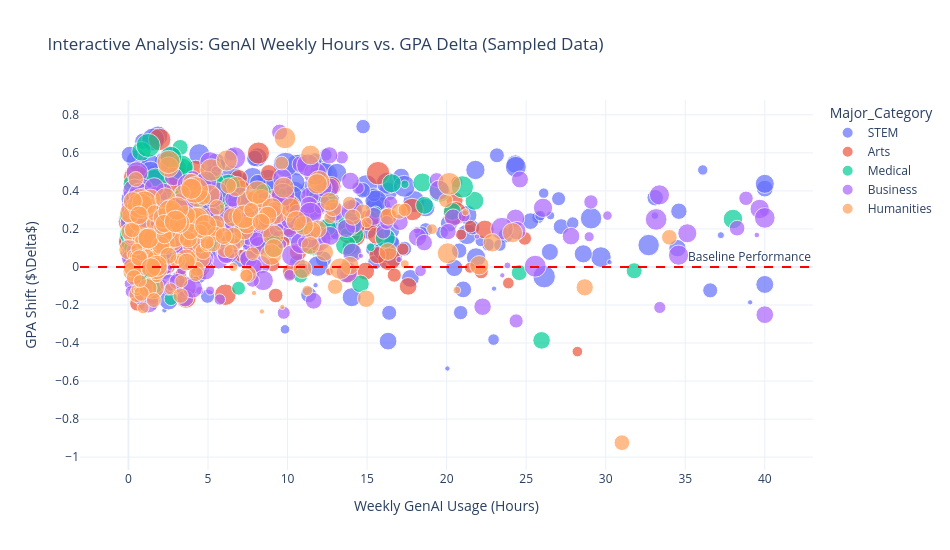

Source (notebook cell):
### Code cell
# Sample 1,000 records for the interactive scatter plot to optimize performance in web browsers
df_sample = df.sample(n=min(1000, len(df)), random_state=42)

fig = px.scatter(
    df_sample,
    x='Weekly_GenAI_Hours',
    y='GPA_Delta',
    color='Major_Category',
    size='Traditional_Study_Hours',
    hover_data=['Prompt_Engineering_Skill', 'Burnout_Risk_Level'],
    title='Interactive Analysis: GenAI Weekly Hours vs. GPA Delta (Sampled Data)',
    # Fixed using a raw string (r'...') to safely render the LaTeX Delta symbol
    labels={'Weekly_GenAI_Hours': 'Weekly GenAI Usage (Hours)', 'GPA_Delta': r'GPA Shift ($\Delta$)'},
    opacity=0.7
)

# Customizing the layout line
fig.add_hline(y=0, line_dash="dash", line_color="red", annotation_text="Baseline Performance")
fig.update_layout(width=950, height=550)
plt.savefig("AI_Impact_on_GPA.png", dpi=300)
fig.show()

### Figure 1 — Plotly figure (JSON) as saved in the notebook; plotly's stock layout.template omitted (floating-point values rounded to 4 significant figures; data arrays with more than 128 entries replaced by an {"elided": "..."} marker saying what was removed)
{"data": [{"customdata": {"elided": "308x2 str values"}, "hovertemplate": "Major_Category=STEM<br>Weekly GenAI Usage (Hours)=%{x}<br>GPA Shift ($\\Delta$)=%{y}<br>Traditional_Study_Hours=%{marker.size}<br>Prompt_Engineering_Skill=%{customdata[0]}<br>Burnout_Risk_Level=%{customdata[1]}<extra></extra>", "legendgroup": "STEM", "marker": {"color": "#636efa", "opacity": 0.7, "size": {"elided": "308 float values"}, "sizemode": "area", "sizeref": 0.0706, "symbol": "circle"}, "mode": "markers", "name": "STEM", "orientation": "v", "showlegend": true, "type": "scatter", "x": {"elided": "308 float values"}, "xaxis": "x", "y": {"elided": "308 float values"}, "yaxis": "y"}, {"customdata": {"elided": "125x2 str values"}, "hovertemplate": "Major_Category=Arts<br>Weekly GenAI Usage (Hours)=%{x}<br>GPA Shift ($\\Delta$)=%{y}<br>Traditional_Study_Hours=%{marker.size}<br>Prompt_Engineering_Skill=%{customdata[0]}<br>Burnout_Risk_Level=%{customdata[1]}<extra></extra>", "legendgroup": "Arts", "marker": {"color": "#EF553B", "opacity": 0.7, "size": [11.68, 13.68, 9.99, 12.14, 13.8, 18.94, 5.59, 7.13, 12.8, 4.27, 4.32, 11.73, 8.86, 9.53, 10.66, 18.41, 4.39, 15.71, 5.37, 6.25, 6.06, 21.81, 13.92, 11.9, 14.24, 19.98, 10.34, 4.37, 2.24, 14.99, 12.7, 11.03, 7.33, 12.66, 18.53, 19.52, 11.01, 12.4, 17.12, 6.28, 9.43, 17.78, 5.7, 1.52, 4.56, 7.17, 18.37, 1.61, 5.78, 20.88, 16.41, 16.65, 10.46, 10.04, 12.03, 2.79, 13.74, 3.71, 10.39, 4.83, 10.97, 17.61, 7.26, 22.66, 13.67, 1.0, 6.75, 4.81, 17.36, 7.07, 15.86, 6.95, 15.59, 11.33, 13.43, 15.45, 8.46, 7.54, 6.99, 12.8, 4.04, 10.82, 12.2, 13.61, 12.48, 10.98, 18.14, 17.89, 15.44, 24.82, 21.67, 20.66, 10.4, 3.63, 5.88, 17.32, 11.81, 21.92, 10.62, 11.54, 18.74, 12.8, 5.08, 23.05, 12.22, 16.28, 5.72, 3.8, 10.41, 3.96, 14.73, 12.65, 9.59, 16.0, 10.37, 6.63, 16.22, 20.12, 8.66, 8.99, 8.92, 11.71, 10.56, 16.9, 6.52], "sizemode": "area", "sizeref": 0.0706, "symbol": "circle"}, "mode": "markers", "name": "Arts", "orientation": "v", "showlegend": true, "type": "scatter", "x": [3.08, 14.28, 6.02, 13.87, 0.32, 1.0, 1.53, 22.17, 4.51, 4.85, 3.29, 5.95, 10.18, 1.9, 5.43, 4.57, 20.9, 4.47, 17.25, 7.11, 8.94, 0.13, 4.61, 4.22, 3.06, 0.93, 4.83, 21.47, 12.63, 3.61, 7.55, 17.58, 4.52, 2.09, 16.4, 15.69, 0.28, 5.9, 6.76, 0.56, 4.22, 17.83, 21.5, 2.99, 11.91, 4.11, 13.9, 4.23, 5.09, 4.74, 6.09, 2.06, 6.94, 1.46, 0.9, 3.27, 2.41, 3.08, 15.65, 20.63, 2.21, 1.49, 0.9, 0.48, 1.28, 4.15, 2.51, 23.88, 8.17, 16.71, 0.03, 2.46, 15.07, 14.91, 2.12, 8.67, 0.56, 9.25, 9.06, 8.09, 7.08, 10.1, 1.07, 12.75, 22.4, 14.3, 4.08, 1.96, 8.43, 4.4, 4.01, 1.85, 15.56, 4.34, 1.79, 9.98, 16.34, 3.15, 10.24, 5.07, 4.71, 5.01, 9.77, 2.36, 1.31, 10.04, 3.7, 7.92, 20.5, 28.22, 2.67, 1.04, 8.82, 7.06, 7.92, 24.91, 9.06, 20.53, 0.09, 0.41, 7.11, 3.82, 10.66, 1.83, 0.49], "xaxis": "x", "y": [0.521, 0.161, 0.347, -0.037, 0.038, 0.366, -0.164, -0.025, -0.004, 0.348, -0.034, 0.186, -0.025, 0.262, 0.328, 0.304, 0.17, 0.072, 0.094, 0.057, 0.209, 0.24, 0.127, 0.513, 0.237, 0.324, 0.253, -0.004, -0.025, -0.163, 0.176, -0.102, -0.003, 0.146, 0.04, 0.493, 0.085, 0.188, 0.308, -0.063, 0.235, 0.302, 0.212, -0.121, 0.293, 0.204, 0.18, -0.064, 0.177, 0.338, -0.146, 0.141, 0.467, -0.057, 0.286, 0.128, 0.212, 0.085, 0.062, 0.446, 0.173, 0.329, 0.192, 0.47, 0.285, -0.128, 0.001, -0.085, 0.599, -0.043, 0.133, 0.179, 0.245, -0.022, 0.384, 0.34, -0.192, -0.15, 0.012, 0.101, 0.225, 0.295, 0.324, 0.424, 0.197, 0.211, 0.134, 0.67, 0.208, 0.226, 0.383, 0.282, 0.166, 0.258, 0.158, 0.22, 0.261, 0.237, 0.33, 0.236, 0.432, 0.288, 0.13, 0.347, 0.038, 0.326, 0.329, -0.038, 0.351, -0.445, 0.421, 0.041, 0.495, 0.337, 0.291, 0.15, 0.35, 0.282, 0.091, 0.149, 0.416, 0.445, 0.078, 0.265, 0.211], "yaxis": "y"}, {"customdata": {"elided": "119x2 str values"}, "hovertemplate": "Major_Category=Medical<br>Weekly GenAI Usage (Hours)=%{x}<br>GPA Shift ($\\Delta$)=%{y}<br>Traditional_Study_Hours=%{marker.size}<br>Prompt_Engineering_Skill=%{customdata[0]}<br>Burnout_Risk_Level=%{customdata[1]}<extra></extra>", "legendgroup": "Medical", "marker": {"color": "#00cc96", "opacity": 0.7, "size": [1.0, 9.16, 10.18, 16.42, 10.76, 13.53, 5.97, 4.35, 12.91, 10.87, 10.51, 9.09, 11.55, 15.79, 11.61, 13.91, 9.41, 20.87, 12.63, 13.29, 6.83, 4.71, 18.54, 10.29, 10.16, 17.27, 1.71, 8.18, 24.61, 7.05, 1.04, 9.59, 14.29, 2.51, 15.95, 7.36, 13.04, 10.66, 9.06, 19.21, 15.45, 12.87, 5.16, 20.23, 12.72, 21.21, 13.78, 12.62, 8.54, 10.06, 18.09, 15.02, 16.13, 28.24, 17.47, 17.95, 14.0, 15.51, 22.06, 13.92, 7.17, 14.38, 13.97, 13.58, 16.24, 19.59, 1.1, 10.76, 15.08, 10.69, 5.23, 14.73, 11.29, 8.03, 11.97, 8.31, 11.29, 16.5, 15.56, 11.83, 6.63, 12.88, 13.04, 20.32, 13.98, 17.61, 11.15, 10.96, 11.95, 13.83, 5.3, 7.15, 13.47, 20.76, 3.66, 20.29, 15.97, 18.44, 3.82, 17.36, 10.39, 2.55, 16.76, 2.52, 15.0, 6.5, 8.46, 23.39, 16.92, 11.65, 9.9, 14.33, 19.38, 16.62, 8.31, 17.24, 19.84, 8.35, 2.04], "sizemode": "area", "sizeref": 0.0706, "symbol": "circle"}, "mode": "markers", "name": "Medical", "orientation": "v", "showlegend": true, "type": "scatter", "x": [7.42, 3.25, 3.24, 0.3, 14.24, 38.0, 4.06, 3.83, 0.97, 12.52, 4.06, 31.79, 1.0, 1.42, 1.62, 3.4, 7.34, 2.38, 2.77, 1.99, 6.92, 1.07, 9.05, 11.07, 7.76, 3.36, 6.23, 11.65, 2.33, 6.79, 1.25, 0.06, 6.85, 17.37, 5.77, 10.81, 1.36, 5.22, 24.57, 13.88, 6.03, 16.55, 13.69, 3.42, 0.25, 3.31, 12.43, 21.75, 4.44, 0.33, 5.86, 7.03, 3.24, 0.64, 2.37, 9.53, 5.73, 0.09, 1.71, 0.56, 2.45, 1.17, 0.37, 11.34, 6.3, 0.93, 7.87, 14.04, 6.87, 0.59, 15.54, 13.66, 18.61, 1.48, 6.72, 4.15, 20.36, 19.56, 6.27, 3.44, 2.67, 18.48, 5.11, 8.03, 0.33, 20.99, 14.58, 25.97, 3.51, 2.14, 5.2, 2.63, 0.82, 6.27, 1.81, 1.24, 0.1, 7.91, 6.21, 1.91, 11.85, 15.23, 1.93, 9.69, 2.96, 3.86, 0.7, 4.4, 2.56, 0.68, 3.99, 16.14, 1.57, 2.67, 6.04, 5.33, 7.39, 8.49, 1.8], "xaxis": "x", "y": [0.237, 0.628, 0.213, 0.184, 0.167, 0.252, 0.147, 0.38, 0.289, 0.209, 0.343, -0.02, 0.043, 0.273, 0.377, 0.375, 0.159, 0.317, 0.113, 0.249, -0.112, -0.06, 0.109, 0.215, 0.15, 0.514, 0.187, 0.098, 0.326, 0.141, -0.072, 0.125, 0.185, 0.435, 0.249, -0.047, 0.31, 0.303, -0.03, 0.224, 0.242, 0.44, 0.174, 0.35, 0.436, 0.525, 0.363, 0.348, 0.237, 0.196, 0.364, 0.364, 0.33, 0.275, 0.324, 0.246, 0.28, 0.264, 0.454, 0.231, 0.132, 0.308, 0.264, 0.12, 0.323, 0.389, 0.218, 0.083, 0.176, 0.144, 0.288, 0.115, 0.324, -0.08, 0.195, 0.054, 0.292, 0.397, 0.372, 0.3, -0.167, 0.444, 0.104, 0.346, 0.097, 0.421, -0.089, -0.386, 0.247, 0.118, 0.215, 0.162, 0.608, 0.424, -0.108, 0.639, 0.174, 0.328, 0.11, 0.124, 0.371, 0.103, 0.05, 0.392, 0.13, 0.175, 0.183, 0.324, 0.144, 0.17, 0.194, 0.152, 0.192, 0.577, 0.154, 0.444, 0.279, 0.397, 0.032], "yaxis": "y"}, {"customdata": {"elided": "249x2 str values"}, "hovertemplate": "Major_Category=Business<br>Weekly GenAI Usage (Hours)=%{x}<br>GPA Shift ($\\Delta$)=%{y}<br>Traditional_Study_Hours=%{marker.size}<br>Prompt_Engineering_Skill=%{customdata[0]}<br>Burnout_Risk_Level=%{customdata[1]}<extra></extra>", "legendgroup": "Business", "marker": {"color": "#ab63fa", "opacity": 0.7, "size": {"elided": "249 float values"}, "sizemode": "area", "sizeref": 0.0706, "symbol": "circle"}, "mode": "markers", "name": "Business", "orientation": "v", "showlegend": true, "type": "scatter", "x": {"elided": "249 float values"}, "xaxis": "x", "y": {"elided": "249 float values"}, "yaxis": "y"}, {"customdata": {"elided": "199x2 str values"}, "hovertemplate": "Major_Category=Humanities<br>Weekly GenAI Usage (Hours)=%{x}<br>GPA Shift ($\\Delta$)=%{y}<br>Traditional_Study_Hours=%{marker.size}<br>Prompt_Engineering_Skill=%{customdata[0]}<br>Burnout_Risk_Level=%{customdata[1]}<extra></extra>", "legendgroup": "Humanities", "marker": {"color": "#FFA15A", "opacity": 0.7, "size": {"elided": "199 float values"}, "sizemode": "area", "sizeref": 0.0706, "symbol": "circle"}, "mode": "markers", "name": "Humanities", "orientation": "v", "showlegend": true, "type": "scatter", "x": {"elided": "199 float values"}, "xaxis": "x", "y": {"elided": "199 float values"}, "yaxis": "y"}], "layout": {"annotations": [{"showarrow": false, "text": "Baseline Performance", "x": 1, "xanchor": "right", "xref": "x domain", "y": 0, "yanchor": "bottom", "yref": "y"}], "height": 550, "legend": {"itemsizing": "constant", "title": {"text": "Major_Category"}, "tracegroupgap": 0}, "shapes": [{"line": {"color": "red", "dash": "dash"}, "type": "line", "x0": 0, "x1": 1, "xref": "x domain", "y0": 0, "y1": 0, "yref": "y"}], "title": {"text": "Interactive Analysis: GenAI Weekly Hours vs. GPA Delta (Sampled Data)"}, "width": 950, "xaxis": {"anchor": "y", "domain": [0, 1], "title": {"text": "Weekly GenAI Usage (Hours)"}}, "yaxis": {"anchor": "x", "domain": [0, 1], "title": {"text": "GPA Shift ($\\Delta$)"}}}}
